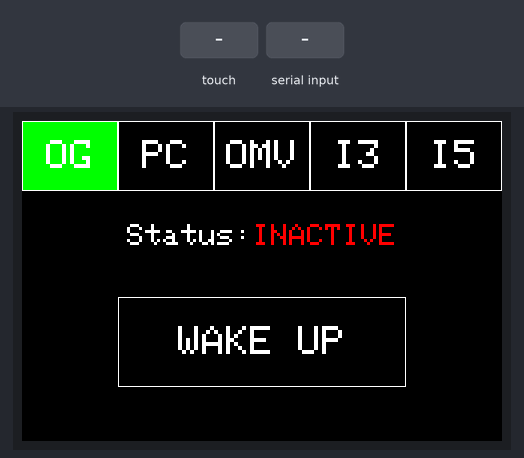
Simulated run of this sketch. Board: Arduino Uno, built with avr-gcc and run on an emulated ATmega328P. Shown: 480×320 colour display. The inputs (shaded band) are chosen by the test bench. What the sketch prints to the serial monitor is not drawn.

Above: at 2.1 s.
2.2 s: touch panel pressed at 87 % / 30 % of its raw x / y range
At 2.9 s:
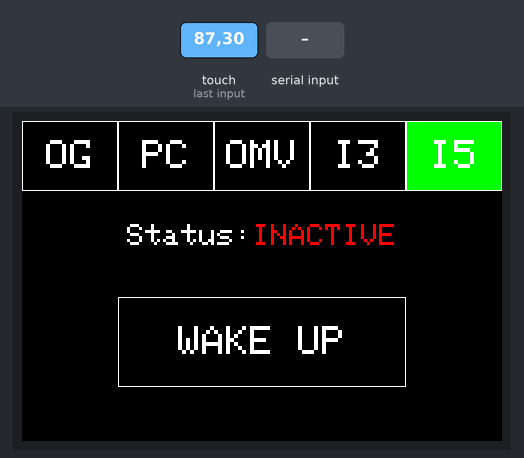
3.7 s: touch panel pressed at 38 % / 50 % of its raw x / y range
At 4.5 s:
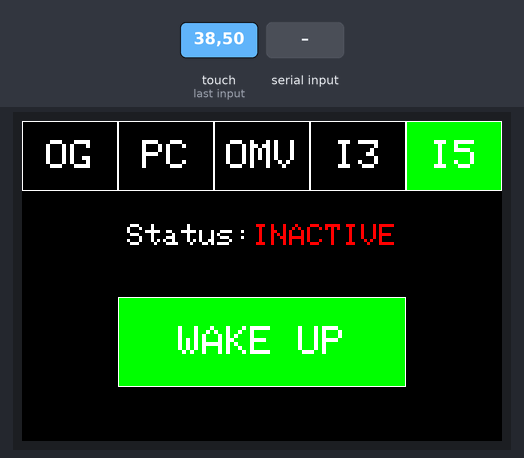
6.7 s: "change" received over Serial
At 9.0 s:
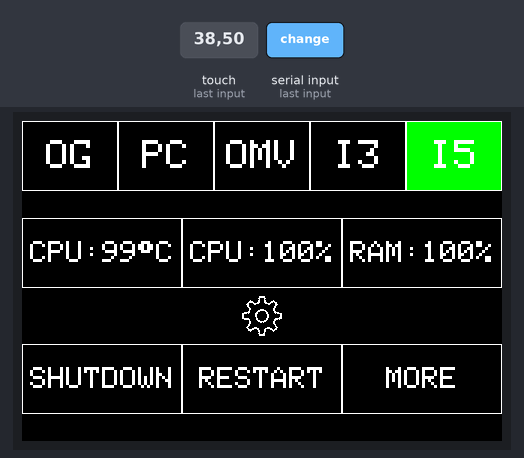
9.3 s: touch panel pressed at 87 % / 50 % of its raw x / y range
At 10.5 s:
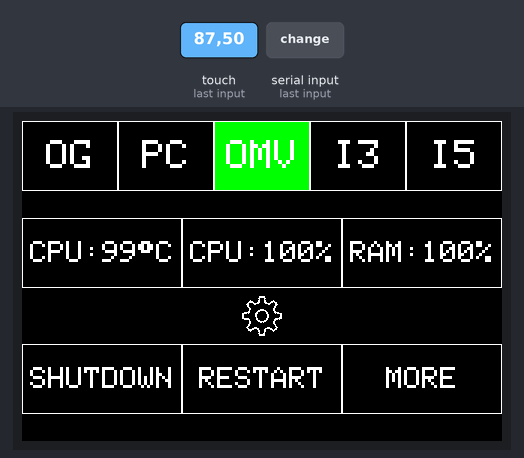
10.8 s: touch panel pressed at 87 % / 70 % of its raw x / y range
At 11.8 s:
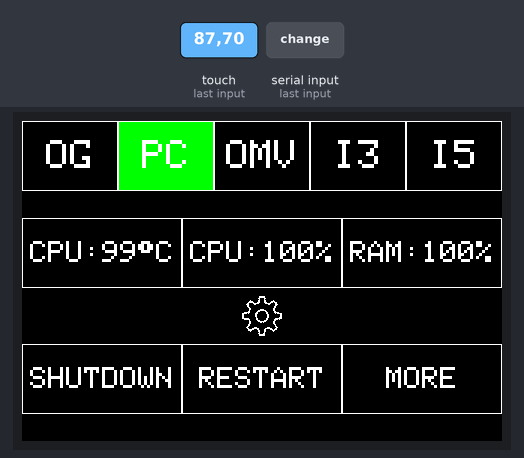
12.3 s: "{inactive}" received over Serial
At 14.2 s:
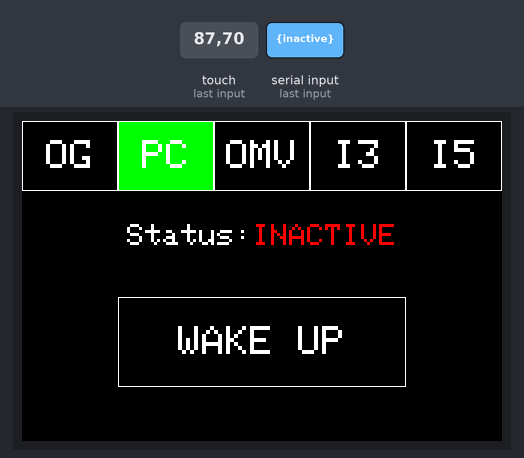
Timing chart, 0 to 15.7 s (numbered marks = the images above; inputs shaded):
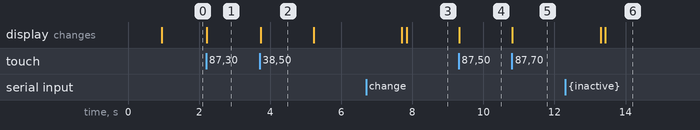

The sketch:

UNO_TOUCHSCREEN_DEVICES_CONSOLE.ino
```cpp
#include "tft_screen_display.h"
#include "tft_screen_touch.h"
#include <ArduinoJson.h>

touch_s touch_s;
display display;
menu menu;
nav_bar nav_bar;

button_c b;

bool active = false;
char *stats[3] = { "CPU:99\367C", "CPU:100%", "RAM:100%" };
char *display_options[3] = { "SHUTDOWN", "RESTART", "MORE" };
char *options[3] = { "shutdown", "reboot", "more" };
char *display_names[5] = { "OG", "PC", "OMV", "I3", "I5" };
char *names[5] = { "OG", "PC", "OMV", "NUC-I3", "NUC-I5" };

//THE LAST BUTTON CLICKED
button last_button;
//IF WE RESETED THE LAST BUTTON TOUCHED
bool reset = true;

void setup(void) {
  Serial.begin(115200);
  display.init();
  nav_bar.draw(display_names, names, 0, 0, 96, 70, 5);
  nav_bar.selected(0, display_names);
  menu.inactive();
  last_button.name = "";
}

long long delay_t = 1500;
unsigned long long curent_millis = millis();

void loop(void) {

  int16_t id = touch_s.check(); //GET THE BUTTON ID IF DISPLAY IS TOUCHED
  if (id != -1 && reset == true) {
    curent_millis = millis();
    button button = b.get(id);

    if (button.name != last_button.name) { //IF THE BUTTON IS NOT THE SAME AS THE ONE THAT THE USER JUST CLICKED
      last_button = button;
      char buf[40];
      strcpy(buf, button.command);
      strcat(buf, { "," });
      strcat(buf, button.name);
      Serial.write(buf);
      if (button.command == "change") {
        nav_bar.selected(id, display_names); //CHANGE THE NAV_BAR IF A BUTTON OF IT IS PRESED
      } else {
        reset = false;
        display.show_selected_button(button); //IF IT IS NOT A NAV_BAR BUTTON HIGHLIGHT IT
      }
    }
  }
  if (millis() - delay_t >= curent_millis) { //RESET THE LAST BUTTON TO NONE AFTER delay_t TIME
    if (reset == false && last_button.command != "change") { //RESET TO NORMAL STATE IF IT WAS'N RESETED AND IF THE BUTTON PRESSED IS NOT PART OF THE NAV_BAR
      display.reset_selected_button(last_button);
    }
    last_button.name = ""; //RESETING THE BUTTON
    reset = true;
  }

  if (Serial.available()) { //IF THE ESP8266 IS COMMUNICATING GET THE DATA
    String data = Serial.readString();
    //menu.console(data);
    if (data == "{inactive}") { //IF THE DATA TELLS US THAT IT IS INACTIVE SET THE DISPLAY TO BE INACTIVE IF IT HASN'T BEEN DONE BEFORE
      if (active == true) {
        menu.inactive();
        active = false;
      }
    } else {
      if (active == false) { //IF THE DATA TELLS US THAT IT IS ACTIVE SET THE DISPLAY TO BE ACTIVE IF IT HASN'T BEEN DONE BEFORE
        menu.active(stats, display_options,options, 0, 97, 160, 70, 3);
        active = true;
      }
      //GET THE DATA IN A NICE JSON FORMAT
      StaticJsonDocument<96> doc;
      DeserializationError error = deserializeJson(doc, data);
      if (error) {
        return;
      }
      String memory_usage = doc["memory_usage"];  // 100.5
      String cpu_usage = doc["cpu_usage"];        // 100.5
      String cpu_temp = doc["cpu_temp"];          // 48.5
      //MODIFY THE JSON TO FIT ON THE SCREEN
      if(memory_usage.toInt()>=10)
      {
          memory_usage.remove(memory_usage.length()-2,2);
      }
      else
      {
          memory_usage = memory_usage.substring(0,3);
      }
      if(cpu_usage.toInt()>=10)
      {
          cpu_usage.remove(cpu_usage.length()-2,2);
      }
      else
      {
          cpu_usage = cpu_usage.substring(0,3);
      }
      //UPDATE THE STATS ON THE DISPLAY
      menu.stats(cpu_temp, cpu_usage , memory_usage, 0, 97, 160, 70, 3);
    }
  }

}
```

display.cpp
```cpp
#include "tft_screen_display.h"
#include "tft_screen_touch.h"
#include "bitmaps.h"

#include <Adafruit_GFX.h>
#include <MCUFRIEND_kbv.h>
MCUFRIEND_kbv tft;
#define BLACK 0x0000
#define BLUE 0x001F
#define RED 0xF800
#define GREEN 0x07E0
#define CYAN 0x07FF
#define MAGENTA 0xF81F
#define YELLOW 0xFFE0
#define WHITE 0xFFFF

button_c button_c;
char *system_selected = "OG";

void text_center(const char *buf, int x, int y, int w, int h) {
  int16_t x1, y1;
  uint16_t w_text, h_text;
  tft.getTextBounds(buf, w, h, &x1, &y1, &w_text, &h_text);
  tft.setCursor((w - w_text) / 2 + x, (h - h_text) / 2 + y);
  tft.print(buf);
}

void display::init() {
  uint16_t ID = tft.readID();
  if (ID == 0xD3D3) ID = 0x9486;  // write-only shield
  tft.begin(ID);
  tft.invertDisplay(true);
  tft.setRotation(1);
  tft.fillScreen(BLACK);
  tft.setTextColor(WHITE);
}

// HIGHLIGHT THE BUTTON
void display::show_selected_button(button b) {
  if (b.name == "wol") {
    tft.fillRect(96, 176, 288, 90, GREEN);
    tft.drawRect(96, 176, 288, 90, WHITE);
    tft.setTextSize(4);
    text_center("WAKE UP", 96, 176, 288, 90);
  } else {
    tft.setTextSize(3);
    tft.fillRect(b.pos1.x, b.pos1.y, b.pos2.x - b.pos1.x, b.pos2.y - b.pos1.y, GREEN);
    tft.drawRect(b.pos1.x, b.pos1.y, b.pos2.x - b.pos1.x, b.pos2.y - b.pos1.y, WHITE);
    text_center(b.display_name, b.pos1.x, b.pos1.y, b.pos2.x - b.pos1.x, b.pos2.y - b.pos1.y);
  }
}
// UNHIGHLIGHT THE BUTTON
void display::reset_selected_button(button b) {

  if (b.name == "wol") {
    tft.fillRect(96, 176, 288, 90, BLACK);
    tft.drawRect(96, 176, 288, 90, WHITE);
    tft.setTextSize(4);
    text_center("WAKE UP", 96, 176, 288, 90);
  } else {
    tft.setTextSize(3);
    tft.fillRect(b.pos1.x, b.pos1.y, b.pos2.x - b.pos1.x, b.pos2.y - b.pos1.y, BLACK);
    tft.drawRect(b.pos1.x, b.pos1.y, b.pos2.x - b.pos1.x, b.pos2.y - b.pos1.y, WHITE);
    text_center(b.display_name, b.pos1.x, b.pos1.y, b.pos2.x - b.pos1.x, b.pos2.y - b.pos1.y);
  }
}

void menu::inactive() {
  tft.writeFillRect(0, 70, 480, 250, BLACK);
  button_c.change_index(5);
  tft.setTextSize(3);
  tft.setCursor(105, 103);
  tft.print("Status:");
  tft.setTextColor(RED);
  tft.print("INACTIVE");
  tft.setTextColor(WHITE);
  tft.drawRect(96, 176, 288, 90, WHITE);
  tft.setTextSize(4);
  text_center("WAKE UP", 96, 176, 288, 90);
  button_c.add(96, 176, 384, 266, "wol", "WAKE UP", "command");
}

void menu::active(char *stats[], char *display_options[], char *options[], int16_t x_pos1, int16_t y_pos1, int16_t w, int16_t h, int count) {
  tft.writeFillRect(0, 70, 480, 250, BLACK);
  button_c.change_index(5);
  tft.setTextSize(3);
  int i = 0;
  for (int16_t x = x_pos1; x <= w * (count - 1); x += w) {
    tft.drawRect(x, y_pos1, w, h, WHITE);
    if (system_selected == "PC" && i == 0) {
      text_center("GPU:99\367C", x, y_pos1, w, h);
    } else {
      text_center(stats[i], x, y_pos1, w, h);
    }
    i++;
  };
  int y_difference_from_stats = 126;
  tft.drawBitmap(220, y_pos1 + 70 + 8, icon, 40, 40, WHITE);
  i = 0;
  for (int16_t x = x_pos1; x <= w * (count - 1); x += w) {
    //THE PERFECT FITTING Y ONE CALCULATED IS y_difference_from_stats= 125
    tft.drawRect(x, y_pos1 + y_difference_from_stats, w, h, WHITE);
    text_center(display_options[i], x, y_pos1 + y_difference_from_stats, w, h);
    //ADD THE button_cS
    button_c.add(x, y_pos1 + y_difference_from_stats, x + w, y_pos1 + y_difference_from_stats + h, options[i], display_options[i], "command");
    i++;
  }
}

//MODIFY THE MENU ACTIVE STATS
void menu::stats(String cpu_temp, String cpu_usage, String memory_usage, int16_t x_pos1, int16_t y_pos1, int16_t w, int16_t h, int count) {
  tft.setTextSize(3);
  int i = 0;
  for (int16_t x = x_pos1; x <= w * (count - 1); x += w) {
    tft.setCursor(80 + x, (h - 24) / 2 + y_pos1);
    if (i == 0) {
      tft.writeFillRect(x + 76, y_pos1 + 5, 40, h - 10, BLACK);
      tft.print(cpu_temp);
    } else if (i == 1) {
      tft.writeFillRect(x + 76, y_pos1 + 5, 55, h - 10, BLACK);
      tft.print(cpu_usage);
    } else if (i == 2) {
      tft.writeFillRect(x + 76, y_pos1 + 5, 55, h - 10, BLACK);
      tft.print(memory_usage);
    }
    i++;
  };
}

void nav_bar::draw(char *display_names[], char *names[], int16_t x_pos1, int16_t y_pos1, int16_t w, int16_t h, int count) {
  tft.setTextSize(4);
  int i = 0;
  for (int16_t x = x_pos1; x <= w * (count - 1); x += w) {
    tft.drawRect(x, y_pos1, w, h, WHITE);
    text_center(display_names[i], x, y_pos1, w, h);
    //ADD THE button_cS
    button_c.add(x, y_pos1, x + w, y_pos1 + h, names[i], display_names[i], "change");
    i++;
  }
}

void nav_bar::selected(int16_t id, char *display_names[]) {
  tft.setTextSize(4);
  button b = button_c.get(id);
  for (int i = 0; i <= 4; i++) {
    button temp = button_c.get(i);
    if (temp.name == system_selected) {
      int x = temp.pos1.x;
      int y = temp.pos1.y;
      tft.writeFillRect(x, y, 96, 70, BLACK);
      tft.drawRect(x, y, 96, 70, WHITE);
      text_center(temp.display_name, x, y, 96, 70);
      break;
    }
  }
  system_selected = b.name;
  int x = b.pos1.x;
  int y = b.pos1.y;
  tft.writeFillRect(x, y, 96, 70, GREEN);
  tft.drawRect(x, y, 96, 70, WHITE);
  text_center(b.display_name, x, y, 96, 70);
}
```

tft_screen_display.h
```cpp
#ifndef tft_screen_display_h
#define tft_screen_display_h
#include "tft_screen_touch.h"
#include <Adafruit_GFX.h>

class display {
public:
  void init();
  void show_selected_button(button b);
  void reset_selected_button(button b);
};

class menu {
public:
  void inactive();
  void active(char *stats[], char *display_options[], char *options[], int16_t x_p, int16_t y_p, int16_t w, int16_t h, int count);
  void stats(String cpu_temp, String cpu_usage, String memory_usage, int16_t x_f, int16_t y_f, int16_t w, int16_t h, int count);
};

class nav_bar {
public:
  void draw(char *display_names[], char *names[], int16_t x_f, int16_t y_f, int16_t w, int16_t h, int16_t count);
  void selected(int16_t id, char *display_names[]);
};

#endif
```

tft_screen_touch.h
```cpp
#ifndef tft_screen_touch_h
#define tft_screen_touch_h
#include <Adafruit_GFX.h>

struct pos1 {
  int x;
  int y;
};
struct pos2 {
  int x;
  int y;
};
struct button {
  pos1 pos1;
  pos2 pos2;
  char *name;
  char *display_name;
  char *command;
};

class button_c
{
  public:
    void add(int x1, int y1, int x2, int y2, char *name,char *display_name, char *command);
    button get(int id);
    void change_index(int n_index);
};

class touch_s
{
  public:
    int check();

};
#endif
```

touch.cpp
```cpp
#include "tft_screen_touch.h"

#include <TouchScreen.h>
#define MINPRESSURE 200
#define MAXPRESSURE 1000

const int16_t XP = 9, XM = A3, YP = A2, YM = 8;  //320x480 ID=0x0099
const int16_t TS_LEFT = 188, TS_RT = 928, TS_TOP = 963, TS_BOT = 201;
TouchScreen ts = TouchScreen(XP, YP, XM, YM, 300);

button buttons[9];
int16_t index = 0;
//ADDING A TOUCH BUTTON TO THE ARRAY
void button_c::add(int16_t x1, int16_t y1, int16_t x2, int16_t y2, char *name,char *display_name, char *command) {
  buttons[index].pos1.x = x1;
  buttons[index].pos1.y = y1;

  buttons[index].pos2.x = x2;
  buttons[index].pos2.y = y2;

  buttons[index].name = name;
  buttons[index].display_name = display_name;
  buttons[index].command = command;
  index++;
};
//GET BUTTON BY INDEX
button button_c::get(int16_t id) {
  return buttons[id];
};
//CHANGE THE INDEX SO IT EXCLUDES THE BUTTONS FROM THE OTHER MENU (THIS IS DONE TO PREVENT "UNSEEN BUTTONS" FROM BEING CLICKED)
void button_c::change_index(int16_t n_index) {
  index = n_index;
};

//CHECK IF A BUTTON IS PRESSED AND RETURN ITS INDEX IF THE TOUCHED AREA IS A BUTTON
int button_check(int x, int y) {
  for (int i = 0; i <= index-1; i++) {
    if ((x > buttons[i].pos1.x && x < buttons[i].pos2.x) && (y > buttons[i].pos1.y && y < buttons[i].pos2.y)) {
      return i;
    }
  }
  return -1;
}
//CHECK IF THE TOUCH IS PRESSED AND IF THE AREA IS A BUTTON
int16_t touch_s::check()
{
  TSPoint p = ts.getPoint();
  pinMode(YP, OUTPUT);  //restore shared pins
  pinMode(XM, OUTPUT);
  digitalWrite(YP, HIGH);  //because TFT control pins
  digitalWrite(XM, HIGH);
  bool pressed = (p.z > MINPRESSURE && p.z < MAXPRESSURE);
  int id = -1;
  if(pressed) {
    int pixel_x = map(p.y, 963, 201, 0, 480);
    int pixel_y = map(p.x, 928, 188, 0, 320);
    id = button_check(pixel_x, pixel_y);
  }
  return id;
}
```

Source omitted: bitmaps.h (data table, 1324 bytes)

Measured:
- after the input at 2.2 s, the display: changes at once (image 1)
- after the input at 3.7 s, the display: changes at once (image 2)
- after the input at 6.7 s, the display: first changes after 1.0 s (image 3 shows a later state)
- after the input at 9.3 s, the display: changes at once (image 4)
- after the input at 10.8 s, the display: changes at once (image 5)
- after the input at 12.3 s, the display: first changes after 1.0 s (image 6 shows a later state)
- what the display in image 2 shows lasts 1.5 s, from 3.7 s to 5.2 s
